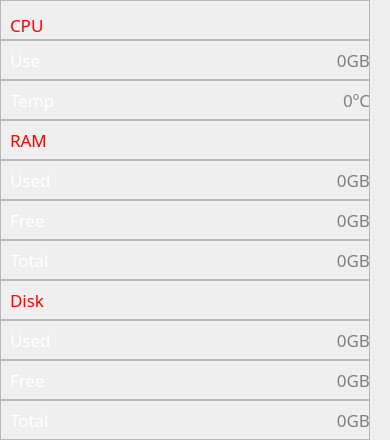
       <widget class="QWidget" name="scrollAreaWidgetContents_7">
        <property name="geometry">
         <rect>
          <x>0</x>
          <y>0</y>
          <width>390</width>
          <height>440</height>
         </rect>
        </property>
        <property name="minimumSize">
         <size>
          <width>0</width>
          <height>440</height>
         </size>
        </property>
        <widget class="QFrame" name="frame_10">
         <property name="geometry">
          <rect>
           <x>0</x>
           <y>120</y>
           <width>370</width>
           <height>40</height>
          </rect>
         </property>
         <property name="frameShape">
          <enum>QFrame::StyledPanel</enum>
         </property>
         <property name="frameShadow">
          <enum>QFrame::Raised</enum>
         </property>
         <widget class="QLabel" name="label_78">
          <property name="geometry">
           <rect>
            <x>10</x>
            <y>5</y>
            <width>270</width>
            <height>30</height>
           </rect>
          </property>
          <property name="maximumSize">
           <size>
            <width>9999999</width>
            <height>16777215</height>
           </size>
          </property>
          <property name="font">
           <font>
            <family>Bahnschrift SemiLight</family>
            <pointsize>13</pointsize>
           </font>
          </property>
          <property name="styleSheet">
           <string notr="true">color:red;</string>
          </property>
          <property name="text">
           <string>RAM</string>
          </property>
         </widget>
        </widget>
        <widget class="QFrame" name="frame_17">
         <property name="geometry">
          <rect>
           <x>0</x>
           <y>160</y>
           <width>370</width>
           <height>40</height>
          </rect>
         </property>
         <property name="frameShape">
          <enum>QFrame::StyledPanel</enum>
         </property>
         <property name="frameShadow">
          <enum>QFrame::Raised</enum>
         </property>
         <widget class="QLabel" name="label_79">
          <property name="geometry">
           <rect>
            <x>10</x>
            <y>0</y>
            <width>190</width>
            <height>40</height>
           </rect>
          </property>
          <property name="font">
           <font>
            <family>Bahnschrift SemiLight</family>
            <pointsize>13</pointsize>
           </font>
          </property>
          <property name="styleSheet">
           <string notr="true">QLabel{
	color:white;
}</string>
          </property>
          <property name="text">
           <string>Used</string>
          </property>
         </widget>
         <widget class="QLabel" name="bearing_systemRamUsedText">
          <property name="geometry">
           <rect>
            <x>190</x>
            <y>0</y>
            <width>180</width>
            <height>40</height>
           </rect>
          </property>
          <property name="font">
           <font>
            <family>Bahnschrift SemiLight</family>
            <pointsize>13</pointsize>
           </font>
          </property>
          <property name="styleSheet">
           <string notr="true">QLabel{
	color:gray;
}</string>
          </property>
          <property name="text">
           <string>0GB</string>
          </property>
          <property name="alignment">
           <set>Qt::AlignRight|Qt::AlignTrailing|Qt::AlignVCenter</set>
          </property>
         </widget>
        </widget>
        <widget class="QFrame" name="frame_18">
         <property name="geometry">
          <rect>
           <x>0</x>
           <y>200</y>
           <width>370</width>
           <height>40</height>
          </rect>
         </property>
         <property name="frameShape">
          <enum>QFrame::StyledPanel</enum>
         </property>
         <property name="frameShadow">
          <enum>QFrame::Raised</enum>
         </property>
         <widget class="QLabel" name="label_81">
          <property name="geometry">
           <rect>
            <x>10</x>
            <y>0</y>
            <width>190</width>
            <height>40</height>
           </rect>
          </property>
          <property name="font">
           <font>
            <family>Bahnschrift SemiLight</family>
            <pointsize>13</pointsize>
           </font>
          </property>
          <property name="styleSheet">
           <string notr="true">QLabel{
	color:white;
}</string>
          </property>
          <property name="text">
           <string>Free</string>
          </property>
         </widget>
         <widget class="QLabel" name="bearing_systemRamFreeText">
          <property name="geometry">
           <rect>
            <x>190</x>
            <y>0</y>
            <width>180</width>
            <height>40</height>
           </rect>
          </property>
          <property name="font">
           <font>
            <family>Bahnschrift SemiLight</family>
            <pointsize>13</pointsize>
           </font>
          </property>
          <property name="styleSheet">
           <string notr="true">QLabel{
	color:gray;
}</string>
          </property>
          <property name="text">
           <string>0GB</string>
          </property>
          <property name="alignment">
           <set>Qt::AlignRight|Qt::AlignTrailing|Qt::AlignVCenter</set>
          </property>
         </widget>
        </widget>
        <widget class="QFrame" name="frame_19">
         <property name="geometry">
          <rect>
           <x>0</x>
           <y>240</y>
           <width>370</width>
           <height>40</height>
          </rect>
         </property>
         <property name="frameShape">
          <enum>QFrame::StyledPanel</enum>
         </property>
         <property name="frameShadow">
          <enum>QFrame::Raised</enum>
         </property>
         <widget class="QLabel" name="label_83">
          <property name="geometry">
           <rect>
            <x>10</x>
            <y>0</y>
            <width>190</width>
            <height>40</height>
           </rect>
          </property>
          <property name="font">
           <font>
            <family>Bahnschrift SemiLight</family>
            <pointsize>13</pointsize>
           </font>
          </property>
          <property name="styleSheet">
           <string notr="true">QLabel{
	color:white;
}</string>
          </property>
          <property name="text">
           <string>Total</string>
          </property>
         </widget>
         <widget class="QLabel" name="bearing_systemRamTotalText">
          <property name="geometry">
           <rect>
            <x>190</x>
            <y>0</y>
            <width>180</width>
            <height>40</height>
           </rect>
          </property>
          <property name="font">
           <font>
            <family>Bahnschrift SemiLight</family>
            <pointsize>13</pointsize>
           </font>
          </property>
          <property name="styleSheet">
           <string notr="true">QLabel{
	color:gray;
}</string>
          </property>
          <property name="text">
           <string>0GB</string>
          </property>
          <property name="alignment">
           <set>Qt::AlignRight|Qt::AlignTrailing|Qt::AlignVCenter</set>
          </property>
         </widget>
        </widget>
        <widget class="QFrame" name="frame_20">
         <property name="geometry">
          <rect>
           <x>0</x>
           <y>40</y>
           <width>370</width>
           <height>40</height>
          </rect>
         </property>
         <property name="frameShape">
          <enum>QFrame::StyledPanel</enum>
         </property>
         <property name="frameShadow">
          <enum>QFrame::Raised</enum>
         </property>
         <widget class="QLabel" name="label_85">
          <property name="geometry">
           <rect>
            <x>10</x>
            <y>0</y>
            <width>190</width>
            <height>40</height>
           </rect>
          </property>
          <property name="font">
           <font>
            <family>Bahnschrift SemiLight</family>
            <pointsize>13</pointsize>
           </font>
          </property>
          <property name="styleSheet">
           <string notr="true">QLabel{
	color:white;
}</string>
          </property>
          <property name="text">
           <string>Use</string>
          </property>
         </widget>
         <widget class="QLabel" name="bearing_systemCpuUseText">
          <property name="geometry">
           <rect>
            <x>190</x>
            <y>0</y>
            <width>180</width>
            <height>40</height>
           </rect>
          </property>
          <property name="font">
           <font>
            <family>Bahnschrift SemiLight</family>
            <pointsize>13</pointsize>
           </font>
          </property>
          <property name="styleSheet">
           <string notr="true">QLabel{
	color:gray;
}</string>
          </property>
          <property name="text">
           <string>0GB</string>
          </property>
          <property name="alignment">
           <set>Qt::AlignRight|Qt::AlignTrailing|Qt::AlignVCenter</set>
          </property>
         </widget>
        </widget>
        <widget class="QFrame" name="frame_21">
         <property name="geometry">
          <rect>
           <x>0</x>
           <y>0</y>
           <width>370</width>
           <height>40</height>
          </rect>
         </property>
         <property name="frameShape">
          <enum>QFrame::StyledPanel</enum>
         </property>
         <property name="frameShadow">
          <enum>QFrame::Raised</enum>
         </property>
         <widget class="QLabel" name="label_87">
          <property name="geometry">
           <rect>
            <x>10</x>
            <y>10</y>
            <width>270</width>
            <height>30</height>
           </rect>
          </property>
          <property name="maximumSize">
           <size>
            <width>9999999</width>
            <height>16777215</height>
           </size>
          </property>
          <property name="font">
           <font>
            <family>Bahnschrift SemiLight</family>
            <pointsize>13</pointsize>
           </font>
          </property>
          <property name="styleSheet">
           <string notr="true">color:red;</string>
          </property>
          <property name="text">
           <string>CPU</string>
          </property>
         </widget>
        </widget>
        <widget class="QFrame" name="frame_23">
         <property name="geometry">
          <rect>
           <x>0</x>
           <y>280</y>
           <width>370</width>
           <height>40</height>
          </rect>
         </property>
         <property name="frameShape">
          <enum>QFrame::StyledPanel</enum>
         </property>
         <property name="frameShadow">
          <enum>QFrame::Raised</enum>
         </property>
         <widget class="QLabel" name="label_98">
          <property name="geometry">
           <rect>
            <x>10</x>
            <y>5</y>
            <width>270</width>
            <height>30</height>
           </rect>
          </property>
          <property name="maximumSize">
           <size>
            <width>9999999</width>
            <height>16777215</height>
           </size>
          </property>
          <property name="font">
           <font>
            <family>Bahnschrift SemiLight</family>
            <pointsize>13</pointsize>
           </font>
          </property>
          <property name="styleSheet">
           <string notr="true">color:red;</string>
          </property>
          <property name="text">
           <string>Disk</string>
          </property>
         </widget>
        </widget>
        <widget class="QFrame" name="frame_24">
         <property name="geometry">
          <rect>
           <x>0</x>
           <y>320</y>
           <width>370</width>
           <height>40</height>
          </rect>
         </property>
         <property name="frameShape">
          <enum>QFrame::StyledPanel</enum>
         </property>
         <property name="frameShadow">
          <enum>QFrame::Raised</enum>
         </property>
         <widget class="QLabel" name="label_99">
          <property name="geometry">
           <rect>
            <x>10</x>
            <y>0</y>
            <width>190</width>
            <height>40</height>
           </rect>
          </property>
          <property name="font">
           <font>
            <family>Bahnschrift SemiLight</family>
            <pointsize>13</pointsize>
           </font>
          </property>
          <property name="styleSheet">
           <string notr="true">QLabel{
	color:white;
}</string>
          </property>
          <property name="text">
           <string>Used</string>
          </property>
         </widget>
         <widget class="QLabel" name="bearing_systemDiskUsedText">
          <property name="geometry">
           <rect>
            <x>190</x>
            <y>0</y>
            <width>180</width>
            <height>40</height>
           </rect>
          </property>
          <property name="font">
           <font>
            <family>Bahnschrift SemiLight</family>
            <pointsize>13</pointsize>
           </font>
          </property>
          <property name="styleSheet">
           <string notr="true">QLabel{
	color:gray;
}</string>
          </property>
          <property name="text">
           <string>0GB</string>
          </property>
          <property name="alignment">
           <set>Qt::AlignRight|Qt::AlignTrailing|Qt::AlignVCenter</set>
          </property>
         </widget>
        </widget>
        <widget class="QFrame" name="frame_25">
         <property name="geometry">
          <rect>
           <x>0</x>
           <y>360</y>
           <width>370</width>
           <height>40</height>
          </rect>
         </property>
         <property name="frameShape">
          <enum>QFrame::StyledPanel</enum>
         </property>
         <property name="frameShadow">
          <enum>QFrame::Raised</enum>
         </property>
         <widget class="QLabel" name="label_101">
          <property name="geometry">
           <rect>
            <x>10</x>
            <y>0</y>
            <width>190</width>
            <height>40</height>
           </rect>
          </property>
          <property name="font">
           <font>
            <family>Bahnschrift SemiLight</family>
            <pointsize>13</pointsize>
           </font>
          </property>
          <property name="styleSheet">
           <string notr="true">QLabel{
	color:white;
}</string>
          </property>
          <property name="text">
           <string>Free</string>
          </property>
         </widget>
         <widget class="QLabel" name="bearing_systemDiskFreeText">
          <property name="geometry">
           <rect>
            <x>190</x>
            <y>0</y>
            <width>180</width>
            <height>40</height>
           </rect>
          </property>
          <property name="font">
           <font>
            <family>Bahnschrift SemiLight</family>
            <pointsize>13</pointsize>
           </font>
          </property>
          <property name="styleSheet">
           <string notr="true">QLabel{
	color:gray;
}</string>
          </property>
          <property name="text">
           <string>0GB</string>
          </property>
          <property name="alignment">
           <set>Qt::AlignRight|Qt::AlignTrailing|Qt::AlignVCenter</set>
          </property>
         </widget>
        </widget>
        <widget class="QFrame" name="frame_26">
         <property name="geometry">
          <rect>
           <x>0</x>
           <y>400</y>
           <width>370</width>
           <height>40</height>
          </rect>
         </property>
         <property name="frameShape">
          <enum>QFrame::StyledPanel</enum>
         </property>
         <property name="frameShadow">
          <enum>QFrame::Raised</enum>
         </property>
         <widget class="QLabel" name="label_103">
          <property name="geometry">
           <rect>
            <x>10</x>
            <y>0</y>
            <width>190</width>
            <height>40</height>
           </rect>
          </property>
          <property name="font">
           <font>
            <family>Bahnschrift SemiLight</family>
            <pointsize>13</pointsize>
           </font>
          </property>
          <property name="styleSheet">
           <string notr="true">QLabel{
	color:white;
}</string>
          </property>
          <property name="text">
           <string>Total</string>
          </property>
         </widget>
         <widget class="QLabel" name="bearing_systemDiskTotalText">
          <property name="geometry">
           <rect>
            <x>190</x>
            <y>0</y>
            <width>180</width>
            <height>40</height>
           </rect>
          </property>
          <property name="font">
           <font>
            <family>Bahnschrift SemiLight</family>
            <pointsize>13</pointsize>
           </font>
          </property>
          <property name="styleSheet">
           <string notr="true">QLabel{
	color:gray;
}</string>
          </property>
          <property name="text">
           <string>0GB</string>
          </property>
          <property name="alignment">
           <set>Qt::AlignRight|Qt::AlignTrailing|Qt::AlignVCenter</set>
          </property>
         </widget>
        </widget>
        <widget class="QFrame" name="frame_27">
         <property name="geometry">
          <rect>
           <x>0</x>
           <y>80</y>
           <width>370</width>
           <height>40</height>
          </rect>
         </property>
         <property name="frameShape">
          <enum>QFrame::StyledPanel</enum>
         </property>
         <property name="frameShadow">
          <enum>QFrame::Raised</enum>
         </property>
         <widget class="QLabel" name="label_105">
          <property name="geometry">
           <rect>
            <x>10</x>
            <y>0</y>
            <width>190</width>
            <height>40</height>
           </rect>
          </property>
          <property name="font">
           <font>
            <family>Bahnschrift SemiLight</family>
            <pointsize>13</pointsize>
           </font>
          </property>
          <property name="styleSheet">
           <string notr="true">QLabel{
	color:white;
}</string>
          </property>
          <property name="text">
           <string>Temp</string>
          </property>
         </widget>
         <widget class="QLabel" name="bearing_systemCpuTempText">
          <property name="geometry">
           <rect>
            <x>190</x>
            <y>0</y>
            <width>180</width>
            <height>40</height>
           </rect>
          </property>
          <property name="font">
           <font>
            <family>Bahnschrift SemiLight</family>
            <pointsize>13</pointsize>
           </font>
          </property>
          <property name="styleSheet">
           <string notr="true">QLabel{
	color:gray;
}</string>
          </property>
          <property name="text">
           <string>0ºC</string>
          </property>
          <property name="alignment">
           <set>Qt::AlignRight|Qt::AlignTrailing|Qt::AlignVCenter</set>
          </property>
         </widget>
        </widget>
       </widget>
